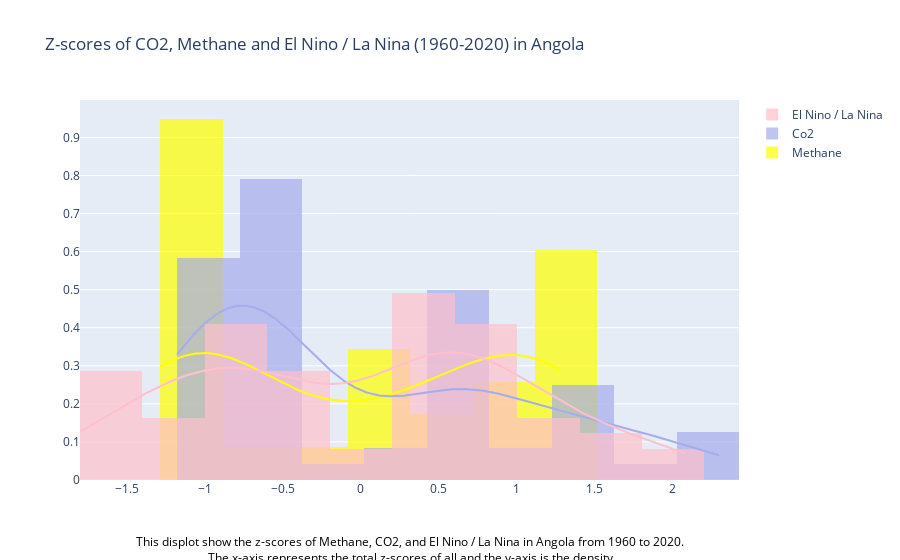

Notebook code cell kept with this figure:
### Code cell
# Faye

# Angola

co2_algeria = new_co2_dataframe[
    (new_co2_dataframe['country_name'] == 'Angola') &
    (new_co2_dataframe['year'].between(1960, 2020))
]

methane_algeria = new_methane_dataframe[
    (new_methane_dataframe['Country'] == 'Angola') &
    (new_methane_dataframe['Year'].between(1960, 2020))
]

df = methane_algeria
df = df['z-score']

df1 = co2_algeria
df1 = df1['z-score']

df2 = pd.read_csv('new_elnino_lanina.csv')
df2 = df2[(df2['year'].between(1960,2020) & (df2['z-score']))]
df2 = df2['z-score']

hist_data = [df, df1, df2,  ]

group_labels = ['Methane', 'Co2', 'El Nino / La Nina']

colors = ['yellow', '#A6ACEC', 'pink']

fig = ff.create_distplot(hist_data, group_labels, bin_size=0.4, show_rug=False, colors=colors)

fig.update_layout(
    title="Z-scores of CO2, Methane and El Nino / La Nina (1960-2020) in Angola",
    annotations=[
        {
            "x": 0.5,
            "y": -0.27,
            "xref": "paper",
            "yref": "paper",
            "text": '''This displot show the z-scores of Methane, CO2, and El Nino / La Nina in Angola from 1960 to 2020.<br> The x-axis represents the total z-scores of all and the y-axis is the density.<br>
            We can see that when the CO2 and methane increase, slow but sure, the El Nino also increases. Which concludes that CO2 and Methane are factors for El Nino.''',
            "showarrow": False,
            "font": {
                "size": 12,
                "color": "black"
            }
        }
    ]
)
fig.show()

### Figure 1 — Plotly figure (JSON) as saved in the notebook; plotly's stock layout.template omitted (floating-point values rounded to 4 significant figures; data arrays with more than 128 entries replaced by an {"elided": "..."} marker saying what was removed)
{"data": [{"autobinx": false, "histnorm": "probability density", "legendgroup": "Methane", "marker": {"color": "yellow"}, "name": "Methane", "opacity": 0.7, "type": "histogram", "x": [-1.283, -1.222, -1.157, -1.113, -1.053, -1.012, -1.173, -1.157, -0.9133, -1.031, -0.9324, -0.7502, -0.4594, -0.009877, 0.1341, 0.2589, 0.2692, 0.6262, 0.707, 0.917, 1.231, 1.286, 1.14, 1.186, 1.08, 1.151, 1.183, 1.19, 0.9067], "xaxis": "x", "xbins": {"end": 1.286, "size": 0.4, "start": -1.283}, "yaxis": "y"}, {"autobinx": false, "histnorm": "probability density", "legendgroup": "Co2", "marker": {"color": "#A6ACEC"}, "name": "Co2", "opacity": 0.7, "type": "histogram", "x": [-1.166, -1.176, -1.095, -1.099, -1.09, -1.095, -1.054, -1.116, -1.041, -0.9162, -0.8274, -0.8466, -0.7243, -0.6826, -0.6834, -0.7346, -0.8605, -0.8327, -0.6233, -0.6131, -0.6307, -0.638, -0.7084, -0.6564, -0.6683, -0.7027, -0.7072, -0.5783, -0.6548, -0.6683, -0.4953, -0.4831, -0.4596, -0.1931, 0.03336, 0.1917, 0.4951, 0.5754, 0.6435, 0.7372, 0.5799, 0.5531, 0.523, 0.6424, 0.7193, 0.5364, 0.6201, 0.6658, 0.9234, 1.132, 1.316, 1.435, 1.435, 1.78, 2.078, 2.303, 2.092, 1.478, 1.445, 1.585], "xaxis": "x", "xbins": {"end": 2.303, "size": 0.4, "start": -1.176}, "yaxis": "y"}, {"autobinx": false, "histnorm": "probability density", "legendgroup": "El Nino / La Nina", "marker": {"color": "pink"}, "name": "El Nino / La Nina", "opacity": 0.7, "type": "histogram", "x": [0.1443, -0.3624, 0.3132, 1.073, 0.5665, 1.58, -0.5314, -0.7003, 0.8199, 0.651, -1.291, -0.9536, 1.664, -1.798, -0.9536, -1.545, 0.651, 0.5665, -0.4469, 0.3976, -0.5314, 0.4821, 1.749, -0.9536, -1.038, -0.5314, 0.9044, 1.327, -1.629, 0.1443, 0.3976, 1.327, 0.4821, 0.2287, 0.8199, -0.9536, 0.9044, 1.918, -1.46, -1.545, -0.7003, 0.4821, 0.9888, 0.2287, 0.4821, -0.7847, 0.651, -1.46, -0.7847, 1.242, -1.545, -1.038, -0.4469, -0.4469, 0.9044, 2.087, -0.7003, -0.9536, 0.651, 0.3976, -1.207], "xaxis": "x", "xbins": {"end": 2.087, "size": 0.4, "start": -1.798}, "yaxis": "y"}, {"legendgroup": "Methane", "marker": {"color": "yellow"}, "mode": "lines", "name": "Methane", "showlegend": false, "type": "scatter", "x": {"elided": "500 float values"}, "xaxis": "x", "y": {"elided": "500 float values"}, "yaxis": "y"}, {"legendgroup": "Co2", "marker": {"color": "#A6ACEC"}, "mode": "lines", "name": "Co2", "showlegend": false, "type": "scatter", "x": {"elided": "500 float values"}, "xaxis": "x", "y": {"elided": "500 float values"}, "yaxis": "y"}, {"legendgroup": "El Nino / La Nina", "marker": {"color": "pink"}, "mode": "lines", "name": "El Nino / La Nina", "showlegend": false, "type": "scatter", "x": {"elided": "500 float values"}, "xaxis": "x", "y": {"elided": "500 float values"}, "yaxis": "y"}], "layout": {"annotations": [{"font": {"color": "black", "size": 12}, "showarrow": false, "text": "This displot show the z-scores of Methane, CO2, and El Nino / La Nina in Angola from 1960 to 2020.<br> The x-axis represents the total z-scores of all and the y-axis is the density.<br>\n            We can see that when the CO2 and methane increase, slow but sure, the El Nino also increases. Which concludes that CO2 and Methane are factors for El Nino.", "x": 0.5, "xref": "paper", "y": -0.27, "yref": "paper"}], "barmode": "overlay", "hovermode": "closest", "legend": {"traceorder": "reversed"}, "title": {"text": "Z-scores of CO2, Methane and El Nino / La Nina (1960-2020) in Angola"}, "xaxis": {"anchor": "y2", "domain": [0, 1], "zeroline": false}, "yaxis": {"anchor": "free", "domain": [0, 1], "position": 0}}}
